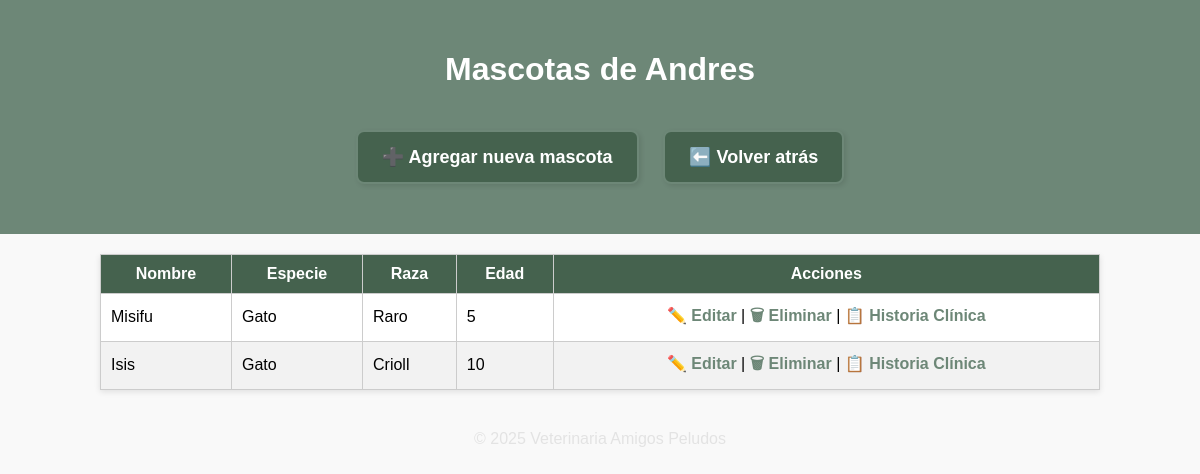
The page /clientes/3/mascotas/ on the database as committed earlier.
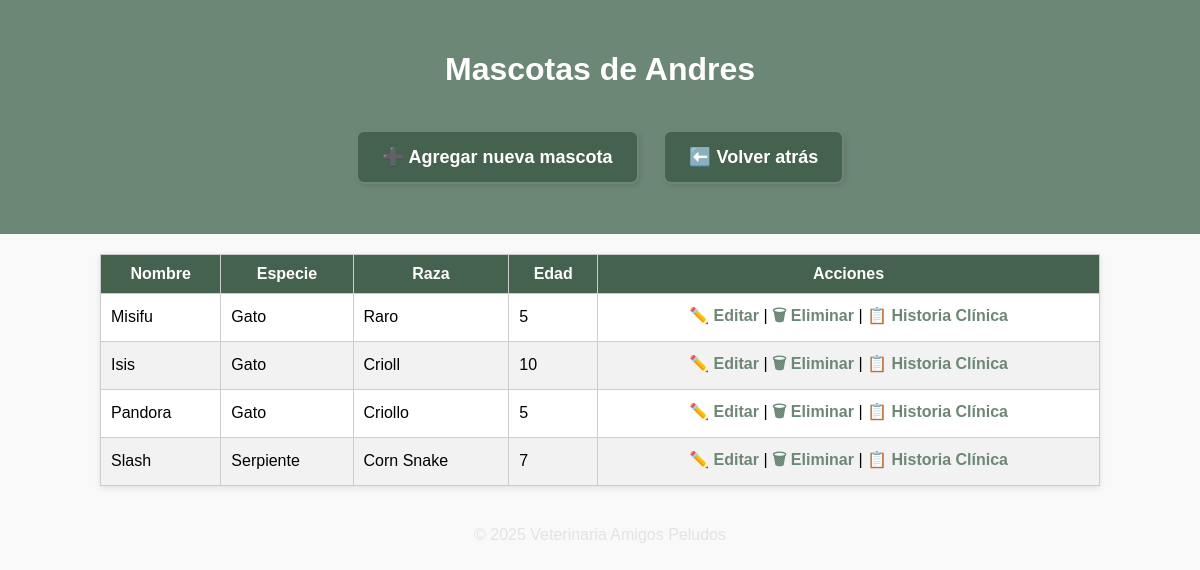
The same page on the database as committed later.
### principal/models.py (models this page shows, shortened)
class Mascota(models.Model):
    nombre_mascota = models.CharField(max_length=100)
    especie = models.CharField(max_length=50, blank=True)
    raza = models.CharField(max_length=50, blank=True)
    edad = models.PositiveIntegerField(null=True, blank=True)
    cliente = models.ForeignKey(Cliente, on_delete=models.CASCADE, related_name='mascotas')
    activo = models.BooleanField(default=True)

### principal/views.py (the view)
# urls.py: path('clientes/<int:cliente_id>/mascotas/', views.mascotas_por_cliente, name='mascotas_por_cliente'),
def mascotas_por_cliente(request, cliente_id):
    cliente = get_object_or_404(Cliente, id=cliente_id)
    mascotas = Mascota.objects.filter(cliente=cliente)
    return render(request, 'principal/mascotas_por_cliente.html', {'cliente': cliente, 'mascotas': mascotas})

### principal/templates/principal/mascotas_por_cliente.html (shortened to what this page needs)
{% load static %}
<!DOCTYPE html>
<html lang="es">
<head>
    <link rel="stylesheet" href="{% static 'principal/css/listas.css' %}">
</head>
<body>
<header>
    <h1>Mascotas de {{ cliente.nombre }}</h1>
    <a href="{% url 'crear_mascota' %}?cliente_id={{ cliente.id }}" class="btn">➕ Agregar nueva mascota</a>
    <a href="#" onclick="history.back(); return false;" class="btn">⬅️ Volver atrás</a>
</header>
<table>
    <thead>
        <tr>
            <th>Nombre</th>
            <th>Especie</th>
            <th>Raza</th>
            <th>Edad</th>
            <th>Acciones</th>
        </tr>
    </thead>
    <tbody>
        {% for mascota in mascotas %}
        <tr>
            <td>{{ mascota.nombre_mascota }}</td>
            <td>{{ mascota.especie }}</td>
            <td>{{ mascota.raza }}</td>
            <td>{{ mascota.edad }}</td>
            <td>
                <a href="{% url 'editar_mascota' mascota.id %}">✏️ Editar</a> |
                <a href="{% url 'eliminar_mascota' mascota.id %}" onclick="return confirm('¿Eliminar esta mascota?');">🗑 Eliminar</a> |
                <a href="{% url 'historia_clinica' mascota.id %}">📋 Historia Clínica</a>
            </td>
        </tr>
        {% empty %}
        <tr><td colspan="5">Este cliente no tiene mascotas registradas.</td></tr>
        {% endfor %}
    </tbody>
</table>
<footer>
    <p>© 2025 Veterinaria Amigos Peludos</p>
</footer>
</body>
</html>

Rows that differ between the two databases and show on the page:
added Mascota: nombre_mascota "Pandora", especie "Gato", raza "Criollo", edad "5"
added Mascota: nombre_mascota "Slash", especie "Serpiente", raza "Corn Snake", edad "7"
